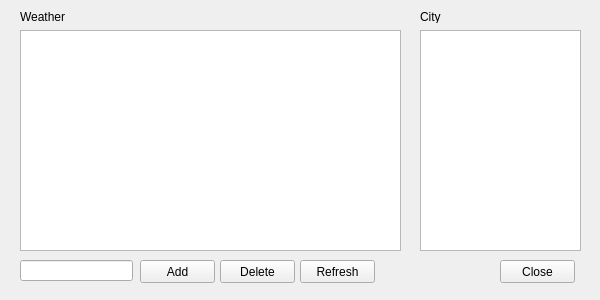
<?xml version="1.0" encoding="UTF-8"?>
<ui version="4.0">
 <class>Weather</class>
 <widget class="QWidget" name="Weather">
  <property name="geometry">
   <rect>
    <x>0</x>
    <y>0</y>
    <width>600</width>
    <height>300</height>
   </rect>
  </property>
  <property name="windowTitle">
   <string>Weather</string>
  </property>
  <widget class="QListWidget" name="nameCityList">
   <property name="geometry">
    <rect>
     <x>420</x>
     <y>30</y>
     <width>161</width>
     <height>221</height>
    </rect>
   </property>
  </widget>
  <widget class="QTableView" name="cityTableView">
   <property name="geometry">
    <rect>
     <x>20</x>
     <y>30</y>
     <width>381</width>
     <height>221</height>
    </rect>
   </property>
  </widget>
  <widget class="QLabel" name="nameCityTable">
   <property name="geometry">
    <rect>
     <x>20</x>
     <y>10</y>
     <width>47</width>
     <height>13</height>
    </rect>
   </property>
   <property name="text">
    <string>Weather</string>
   </property>
  </widget>
  <widget class="QLabel" name="label_2">
   <property name="geometry">
    <rect>
     <x>420</x>
     <y>10</y>
     <width>47</width>
     <height>13</height>
    </rect>
   </property>
   <property name="text">
    <string>City</string>
   </property>
  </widget>
  <widget class="QLineEdit" name="cityLineEdit">
   <property name="geometry">
    <rect>
     <x>20</x>
     <y>260</y>
     <width>113</width>
     <height>21</height>
    </rect>
   </property>
  </widget>
  <widget class="QPushButton" name="addCityButton">
   <property name="geometry">
    <rect>
     <x>140</x>
     <y>260</y>
     <width>75</width>
     <height>23</height>
    </rect>
   </property>
   <property name="text">
    <string>Add</string>
   </property>
  </widget>
  <widget class="QPushButton" name="deleteCityButton">
   <property name="geometry">
    <rect>
     <x>220</x>
     <y>260</y>
     <width>75</width>
     <height>23</height>
    </rect>
   </property>
   <property name="text">
    <string>Delete</string>
   </property>
  </widget>
  <widget class="QPushButton" name="refreshCityList">
   <property name="geometry">
    <rect>
     <x>300</x>
     <y>260</y>
     <width>75</width>
     <height>23</height>
    </rect>
   </property>
   <property name="text">
    <string>Refresh</string>
   </property>
  </widget>
  <widget class="QPushButton" name="closeButton">
   <property name="geometry">
    <rect>
     <x>500</x>
     <y>260</y>
     <width>75</width>
     <height>23</height>
    </rect>
   </property>
   <property name="text">
    <string>Close</string>
   </property>
  </widget>
 </widget>
 <layoutdefault spacing="6" margin="11"/>
 <resources/>
 <connections/>
</ui>
